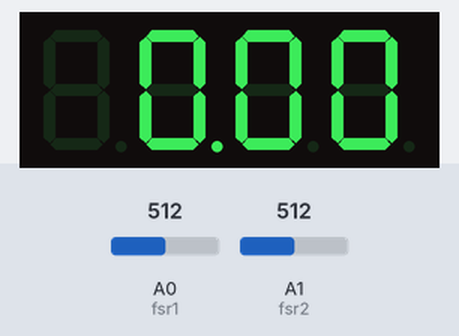
A sketch run on a simulated Arduino Uno, built with avr-gcc and run on an emulated ATmega328P. Shown: 4-digit seven-segment display. The inputs (shaded band) are chosen by the test bench; at power-on: A1 (fsr2) = 512, A0 (fsr1) = 512.

Above: at 1.8 s.
1.9 s: A1 (fsr2) set to 0
At 2.6 s:
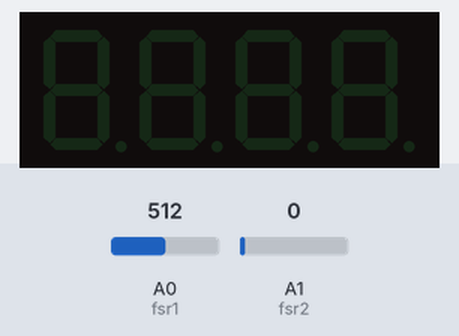
3.5 s: A1 (fsr2) set to 122
At 4.3 s:
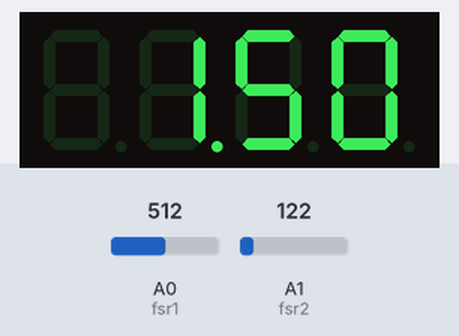
Timing chart, 0 to 6.5 s (numbered marks = the images above; inputs shaded):
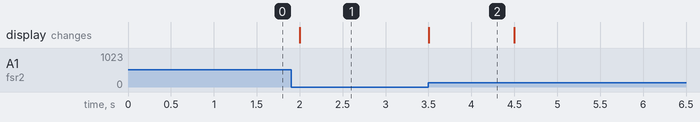

The sketch:

TimingGates.ino
```cpp
#include "SevSeg.h"

//Initialize seven segment display as an object
SevSeg sevseg;

// FSR pin definitions and analog variables
int fsr1 = 0;
int fsr2 = 1;
int fsrReading1;
int fsrReading2;
int fsrSensitivity = 2;

// Timer variable definitions
float startTime;
float totalTime;
int timerFlag;

void setup(void) {
  Serial.begin(9600);

  // Setup seven segment display
  byte numDigits = 4;
  byte digitPins[] = {2, 3, 4, 5};
  byte segmentPins[] = {6, 7, 8, 9, 10, 11, 12, 13};
  bool resistorsOnSegments = false;
  byte hardwareConfig = COMMON_CATHODE;
  bool updateWithDelays = false;
  bool leadingZeros = false;
  sevseg.begin(hardwareConfig, numDigits, digitPins, segmentPins, resistorsOnSegments, updateWithDelays, leadingZeros);
  sevseg.setBrightness(10);
}

void loop(void) {
  sevseg.refreshDisplay(); // Refresh display
  fsrReading1 = analogRead(fsr1); // Read FSR 1
  if (fsrReading1 >= fsrSensitivity) { // Start timer when FSR 1 is pressed
    sevseg.blank(); // Clear display
    timerFlag = 1; // Set flag
    startTime = millis(); // Store current time
    while(timerFlag){
      fsrReading2 = analogRead(fsr2); // Read FSR 2
      if (fsrReading2 >= fsrSensitivity) { // Stop timer when FSR 2 is pressed
        totalTime = millis() - startTime; // Calculate total time
        totalTime /= 1000; // Convert milliseconds to seconds
        timerFlag = 0; // Reset flag for next lap
        sevseg.setNumberF(totalTime, 2);
        sevseg.refreshDisplay(); // Update display
        delay(1000); // Delay to prevent double timing error
      }
    }
  }
}
```

Measured:
- after the input at 1.9 s, the display: changes after 0.10 s (image 1)
- after the input at 3.5 s, the display: changes at once (image 2)
- what the display in image 2 shows lasts 1.0 s, from 3.5 s to 4.5 s
